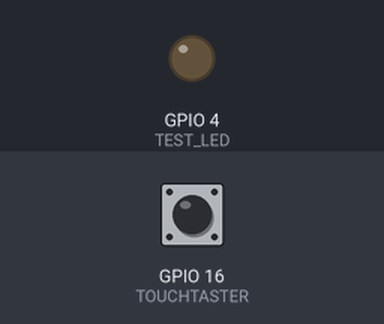
Simulated run of this program. Board: ESP8266 (Wemos D1 mini). On the bench: output pins drawn as LEDs (lit = HIGH). Inputs (shaded band) come from the test bench; at power-on: GPIO 16 (TOUCHTASTER) LOW. WiFi joins after 1.5 s; servers stay silent unless stated; no MQTT or app messages arrive unless stated; what the program prints to the serial monitor is not drawn.

Above: at 2.7 s.
2.8 s: GPIO 16 (TOUCHTASTER) pulled HIGH for 0.15 s
At 4.2 s:
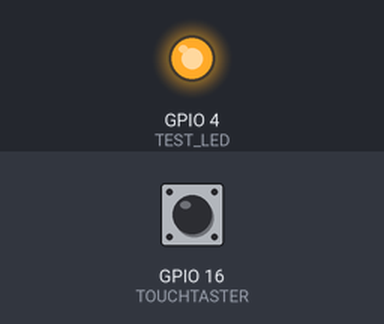
4.5 s: GPIO 16 (TOUCHTASTER) pulled HIGH for 1 s
At 6.7 s:
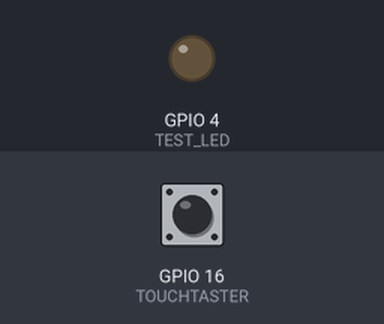
7.0 s: GPIO 16 (TOUCHTASTER) pulled HIGH for 3.2 s
At 10.9 s:
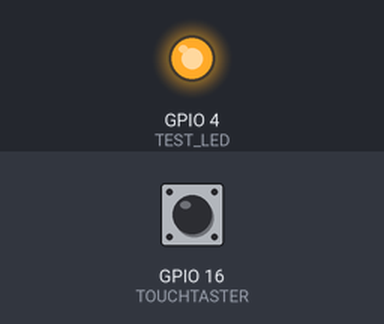
Timing chart, 0 to 12.4 s (numbered marks = the images above; inputs shaded):
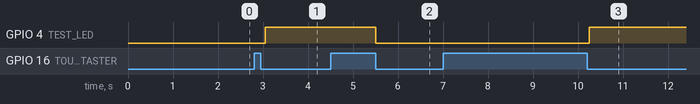

Measured:
- after the input at 2.8 s, GPIO 4 (TEST_LED): LOW → HIGH after 0.25 s
- after the input at 4.5 s, GPIO 4 (TEST_LED): HIGH → LOW after 1.0 s
- after the input at 7.0 s, GPIO 4 (TEST_LED): LOW → HIGH after 3.3 s

The program:

main.cpp
```cpp
// (licence header left out)
#include <Arduino.h>
#include <string.h>
#include <ESP8266WiFi.h>
#include <PubSubClient.h>

#define TOUCHTASTER   16 // define pin 16 (D0) as pin for the first touchpad
#define TOUCHTASTER2  14 // define pin 14 (D5) as pin for the second touchpad
#define TOUCHTASTER3  12 // define pin 12 (D6) as pin for the third touchpad
#define TOUCHTASTER4  13 // define pin 13 (D7) as pin for the fourth touchpad

#define TEST_LED      4  // define pin 4 (D2) as pin for the touchpad

#define MSG_BUFFER_SIZE   50
String DeviceWifiHostname = "";                   // the hostname for this device
const String WifiSsid = "your wifi ssid";           // WIFI SSID
const String WifiPassword = "your wifi password";   // WIFI password
String MacAddress = "";

// MQTT
const char* MqttTopic = "Zwischenraum/testTaster";    // the MQTT path
const char* MqttServerAddress = "192.168.10.34";      // the MQTT Server !!use ip address!!
uint16_t MqttPort = 1883;                             // the port of MQTT Server
WiFiClient WifiClient;
PubSubClient MqttClient(WifiClient);
unsigned long lastMsg = 0;
char msg[MSG_BUFFER_SIZE];
int value = 0;

const char* PublishTopic1 = "trigger";
const char* PublishTopic2;
const char* PublishTopic3;
const char* PublishTopic4;
const char* SubscribeTopic1;
const char* SubscribeTopic2;
const char* SubscribeTopic3;
const char* SubscribeTopic4;

bool RunCode = true;  //  if no connection to wifi, then don't run the program


bool led = false; // boolean for the led state

/* ****************** Functions ****************** */

// setup the wifi
void setup_wifi()
{
  delay(10);

  if((WifiSsid != emptyString || WifiSsid != NULL) && (WifiPassword != emptyString || WifiPassword != NULL))
  {
    uint8_t wifiConnectCounter = 0;
    // take an output on serial console
    Serial.print("The WIFI SSID: ");
    Serial.println(WifiSsid);
    Serial.println("The WIFI SSID: ");
    Serial.println(WifiPassword);

    // connect to Wifi and take serial outputs
    WiFi.begin(WifiSsid, WifiPassword);
    Serial.print("Connect to Wifi " + WifiSsid);
    Serial.print(".");
    while(WiFi.status() != WL_CONNECTED && wifiConnectCounter < 60)  // while no connection, print points to the console
    {
      Serial.print(".");
      delay(500);
      wifiConnectCounter++;
    }

    Serial.println();

    if(wifiConnectCounter >= 60)
    {
      RunCode = false;
    }
    if(RunCode){
      Serial.println("Wifi connected!");
      MacAddress = WiFi.macAddress();

      // Change Hostname
      String tempMacAddress = "";
      char tempChar;
      for(uint8_t i = 0; i < MacAddress.length(); i++)
      {
        tempChar = MacAddress[i];

        if(tempChar != ':')
        {
          tempMacAddress += tempChar;
        }
      }

      // Set hostname and print on serial console
      DeviceWifiHostname = "NCT-ESP-" + tempMacAddress;
      WiFi.hostname(DeviceWifiHostname);
      Serial.println("Set Hostname to: " + DeviceWifiHostname);
      Serial.println("MAC-Address of device: " + MacAddress);
    }
    else{
      Serial.println("Can not connect to Wifi! Timeout! Please check the connection options!");
    }
  }
}

// setup MQTT
void setup_mqtt()
{

}

// MQTT reconnect
void mqttReconnect()
{
  while(!MqttClient.connected())
  {
    Serial.print("Reconnect to MQTT-broker...");
    if(MqttClient.connect("EspClient"))
    {
      Serial.print("Connected to MQTT-broker.");
    }
    else{
      Serial.print("Failed to connect. State: ");
      Serial.println(MqttClient.state());
      Serial.print("Trying reconnect in 5 seconds.");
      delay(5000);
    }
  }
}

// function for led toggle
void toggleLed(bool state)
{
  if(state)
  {
    digitalWrite(TEST_LED, HIGH);
    MqttClient.publish(MqttTopic,PublishTopic1);
  }
  else
  {
    digitalWrite(TEST_LED, LOW);
    MqttClient.publish(MqttTopic,PublishTopic1);
  }

  Serial.print("State of the LED: ");
  Serial.println(state);
}

/* **************** End functions **************** */

void setup() {
  // begin a serial connection for output
  Serial.begin(9600);
  Serial.println("Program started.");

  // set up the pins
  pinMode(TOUCHTASTER, INPUT);
  pinMode(TOUCHTASTER2, INPUT);
  pinMode(TOUCHTASTER3, INPUT);
  pinMode(TOUCHTASTER4, INPUT);
  pinMode(TEST_LED, OUTPUT);

  // toggle of the led by starting
  digitalWrite(TEST_LED, LOW);

  // connect to WIFI
  setup_wifi();
  MqttClient.setServer(MqttServerAddress, MqttPort);
}

void loop() {
  if(RunCode)
  {
    // check MQTT connection
    if(!MqttClient.connected())
    {
      mqttReconnect();
      Serial.println("State of \"MqttClient\"" + MqttClient.connected());
    }
    MqttClient.loop();

    // check the state of the pin and toggle
    if(digitalRead(TOUCHTASTER))
    {
      Serial.println("Welcome to the button part."); // give a feedback on serial console
      if(led)
      {
        led = false;
      }
      else{
        led = true;
      }

      Serial.print("Wait / debounce..."); // give more feedback on serial console
      while(digitalRead(TOUCHTASTER))
      {
        Serial.print("."); // give more more feedback on serial console
        delay(250);
      }
      Serial.println();
      toggleLed(led); // and now, toggle the led
    }
  }
  else
  {
    Serial.println("Wifi is not connected. The code on this device do not running! Please check the options!");
    delay(1000);
  }
}
```
